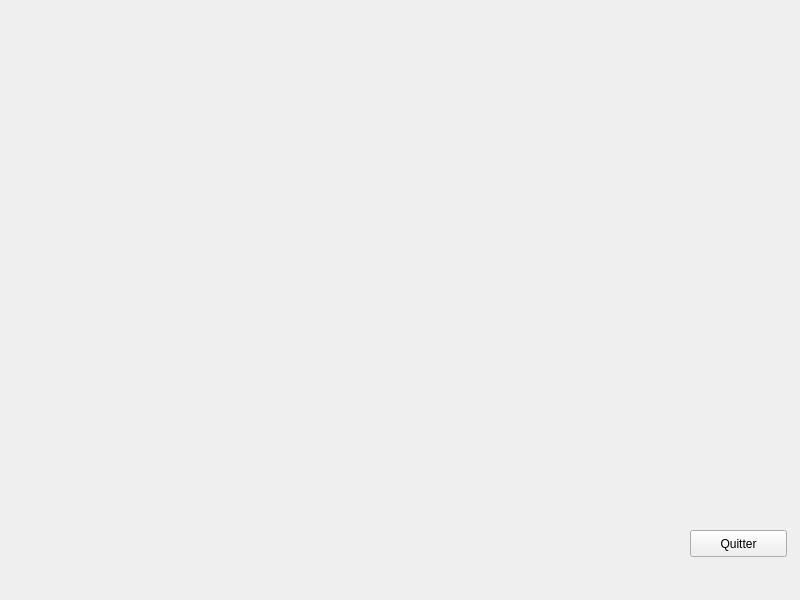
<?xml version="1.0" encoding="UTF-8"?>
<ui version="4.0">
 <class>MainWindow</class>
 <widget class="QMainWindow" name="MainWindow">
  <property name="geometry">
   <rect>
    <x>0</x>
    <y>0</y>
    <width>800</width>
    <height>600</height>
   </rect>
  </property>
  <property name="minimumSize">
   <size>
    <width>800</width>
    <height>600</height>
   </size>
  </property>
  <property name="maximumSize">
   <size>
    <width>800</width>
    <height>600</height>
   </size>
  </property>
  <property name="windowTitle">
   <string>MainWindow</string>
  </property>
  <widget class="QWidget" name="centralwidget">
   <widget class="QPushButton" name="pushButtonExit">
    <property name="geometry">
     <rect>
      <x>690</x>
      <y>530</y>
      <width>97</width>
      <height>27</height>
     </rect>
    </property>
    <property name="text">
     <string>Quitter</string>
    </property>
   </widget>
  </widget>
  <widget class="QMenuBar" name="menubar">
   <property name="geometry">
    <rect>
     <x>0</x>
     <y>0</y>
     <width>800</width>
     <height>25</height>
    </rect>
   </property>
  </widget>
 </widget>
 <resources/>
 <connections/>
</ui>
